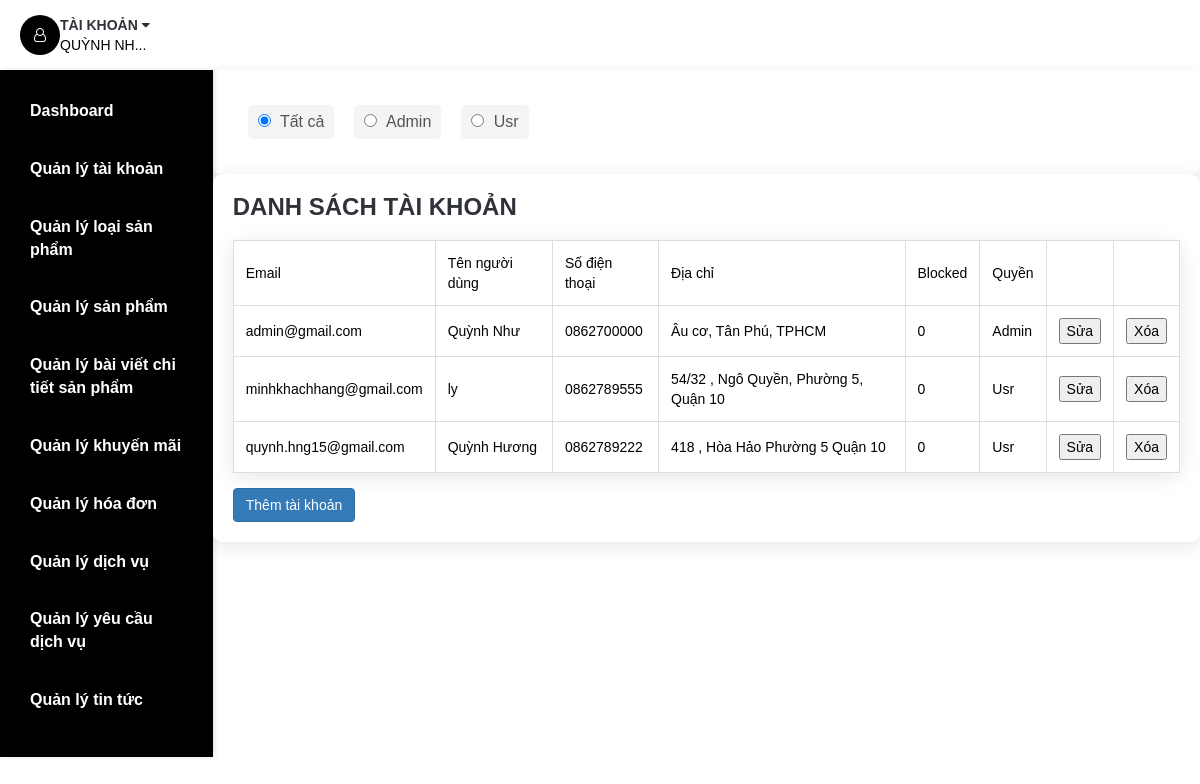
/admin/admin-add-usr.php (signed in), run on an earlier commit of the app's database.
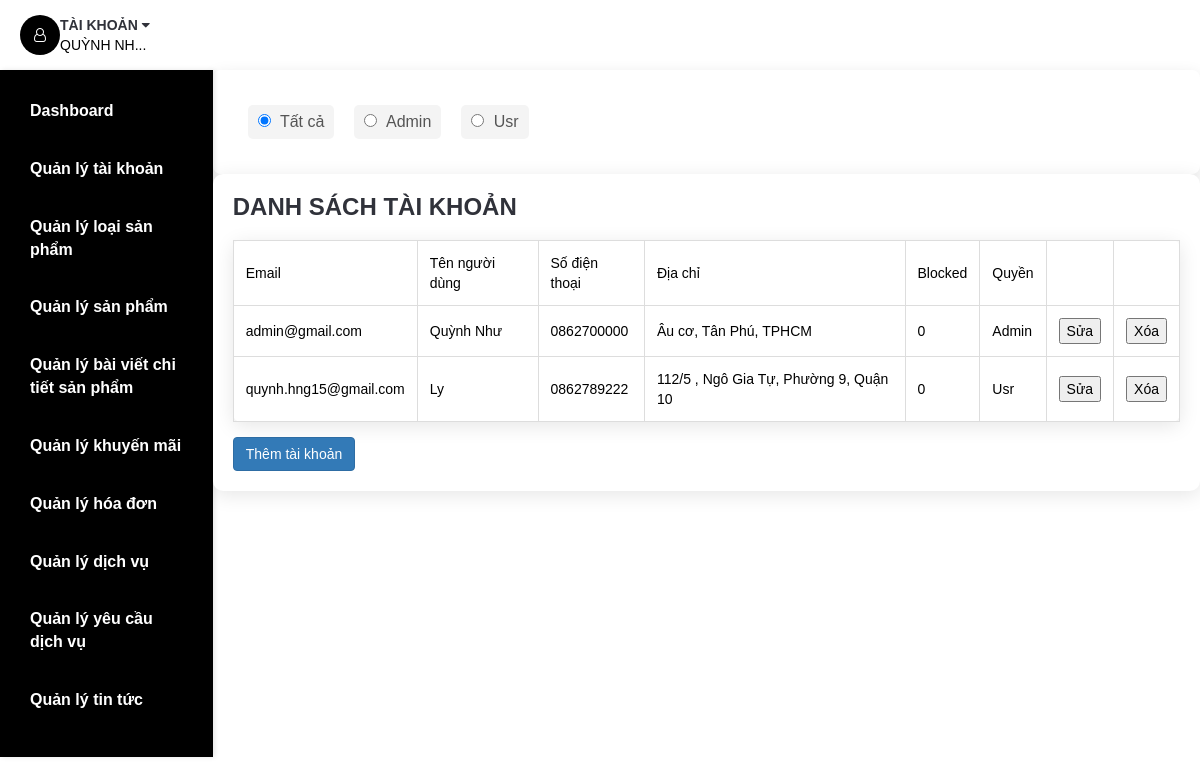
And on a later commit of the database.
### tables this page shows
CREATE TABLE `usr` (
  `Email` varchar(255) NOT NULL,
  `Passwd` varchar(40) NOT NULL,
  `UsrName` varchar(255) NOT NULL,
  `PhoneNo` varchar(12) NOT NULL,
  `Address` varchar(255) NOT NULL,
  `Blocked` tinyint(1) NOT NULL,
  `Authentication` varchar(20) NOT NULL,
  `Verified` tinyint(1) NOT NULL DEFAULT 0,
  `VerifyCode` varchar(100) NOT NULL
);

### DataProvider.php (called while the page is built, shortened)
<?php
class DataProvider
{
	public static function executeQuery($sql)
	{
		require ('connectiondata.inc');
		if (!($connection = mysqli_connect($hostName,$username,$password,$databaseName)))
			die ("couldn't connect to localhost");
		mysqli_set_charset($connection, "utf8");
		$result = mysqli_query($connection, $sql);
		return $result;
	}
}
?>

### admin/admin-add-usr.php (the view, shortened to what the changed rows need)
<!DOCTYPE html>
<html lang="vi">
<head>
	<link type="text/css" rel="stylesheet" href="../css/bootstrap.min.css" />
	<link type="text/css" rel="stylesheet" href="../css/slick.css" />
	<link type="text/css" rel="stylesheet" href="../css/slick-theme.css" />
	<link type="text/css" rel="stylesheet" href="../css/nouislider.min.css" />
	<link rel="stylesheet" href="../css/font-awesome.min.css">
	<link type="text/css" rel="stylesheet" href="../css/style.css" />
	<link type="text/css" rel="stylesheet" href="../css/extrastyle.css">
	<link type="text/css" rel="stylesheet" href="../css/adminbonus.css">
</head>
<body>
	<header>
		<?php
			if($_SESSION['isLogin']==1)
			{
				require_once('../DataProvider.php');
				$sql="SELECT * FROM Usr WHERE Email='".$_SESSION['username']."'";
				$Usr=DataProvider::executeQuery($sql);
				$rowUsr=mysqli_fetch_array($Usr,MYSQLI_BOTH);
			}
		?>
		<div id="header">
			<div class="container">
				<div class="pull-right">
					<ul class="header-btns">
						<?php include('php/account.php'); ?>
					</ul>
				</div>
			</div>
		</div>
	</header>
	<div class="section">
		<div class="container container-admin">
			<div class="row row-admin">
				<div class="filter-options">
					<?php
							 require_once('../DataProvider.php');
							 $sql = "SELECT DISTINCT Authentication FROM usr";
							 $rs = DataProvider::executeQuery($sql);
							 echo "<div class='authentication-filter'>";
							 echo "<label><input type='radio' name='filter' value='all' onclick='filterUsers(\"all\")' checked> Tất cả</label>";
							 while ($row = mysqli_fetch_assoc($rs)) {
								 $auth = $row['Authentication'];
								 echo "<label><input type='radio' name='filter' value='$auth' onclick='filterUsers(\"$auth\")'> $auth</label>";
							 }
							 echo "</div>";
					?>
				</div>
				<div id="main" class="col-md-12">
					<?php
						require_once('../DataProvider.php');
					?>
					<?php
						require_once('../DataProvider.php');
					?>
					<table border=1>
						<?php
							require_once('../DataProvider.php');
							$sql="SELECT * FROM Usr";
							$rs=DataProvider::executeQuery($sql);
							while($row=mysqli_fetch_array($rs,MYSQLI_BOTH))
							{
								echo "<tr>";
                                echo "<form id='editUsr' name='editUsr' action='admin-edit-user.php' method='POST'>";
								echo "<td id='txtEmailUsr' name='txtEmailUsr'>".$row['Email']."</td>";
								echo "<td id='txtUsrname' name='txtUsrname'>".$row['UsrName']."</td>";
                                echo "<td id='txtPhone' name='txtPhone'>".$row['PhoneNo']."</td>";
                                echo "<td id='txtAddress' name='txtAddress'>".$row['Address']."</td>";
                                echo "<td id='txtBlocked' name='txtBlocked'>".$row['Blocked']."</td>";
								echo "<td id='txtAuthentication' name='txtAuthentication'>".$row['Authentication']."</td>";
								echo "<td><input name='btnUserSubmit' id='btnUserSubmit' type='submit' value='Sửa'></td>";
								echo "</form>";
								echo "<form id='deleteUsr' action='' name='deleteUsr' method='POST'>";
								echo "<td><input name='btnDeleteUsr' id='btnDeleteUsr' type='submit' value='Xóa' onclick='return confirm(\"Bạn có chắc chắn muốn xóa tài khoản này?\");'></td>";
								echo "</form>";
								echo "</tr>";
							}
						?>
					</table>
											<?php
												require_once('../DataProvider.php');
												$sql="SELECT * FROM AuthenticationUsr";
											?>
				</div>
			</div>
		</div>
	</div>
	<?php
		require_once('../DataProvider.php');
	?>
</body>
</html>

### admin/php/account.php (shortened to what the changed rows need)
<?php
    if($_SESSION['isLogin']==0)
    {
?>
<li class="header-account dropdown default-dropdown">
    <div class="dropdown-toggle" role="button" data-toggle="dropdown" aria-expanded="true">
        <div class="header-btns-icon">
            <i class="fa fa-user-o"></i>
        </div>
        <strong class="text-uppercase">Tài khoản <i class="fa fa-caret-down"></i></strong>
    </div>
    <a href="signin.php" class="text-uppercase">Đăng nhập</a>
    <ul class="custom-menu">
        <li><a href="signin.php"><i class="fa fa-unlock-alt"></i>Đăng nhập</a></li>
        <li><a href="signin.php"><i class="fa fa-user-plus"></i>Tạo tài khoản</a></li>
    </ul>
</li>
<?php
    }
    else
    {
?>
<li class="header-account dropdown default-dropdown">
    <div class="dropdown-toggle" role="button" data-toggle="dropdown" aria-expanded="true">
        <div class="header-btns-icon">
            <i class="fa fa-user-o"></i>
        </div>
        <strong class="text-uppercase">Tài khoản <i class="fa fa-caret-down"></i></strong>
    </div>
    <?php
        $UsrName=$rowUsr['UsrName'];
        if(strlen($UsrName)>9)
        $UsrName=mb_substr($UsrName,0,8,'UTF-8').'...';
        echo "<span class='text-uppercase'>$UsrName</span>";
    ?>
        <?php
            require_once('../DataProvider.php');
        ?>
</li>
<?php
    }
?>

What changed in the data, as far as the page shows it:
removed usr: Email "minhkhachhang@gmail.com", UsrName "ly", PhoneNo "0862789555", Address "54/32 , Ngô Quyền, Phường 5, Quận 10", Blocked "0", Authentication "Usr"
changed usr "quynh.hng15@gmail.com": UsrName "Quỳnh Hương" → "Ly"; Address "418 , Hòa Hảo Phường 5 Quận 10" → "112/5 , Ngô Gia Tự, Phường 9, Quận 10"
